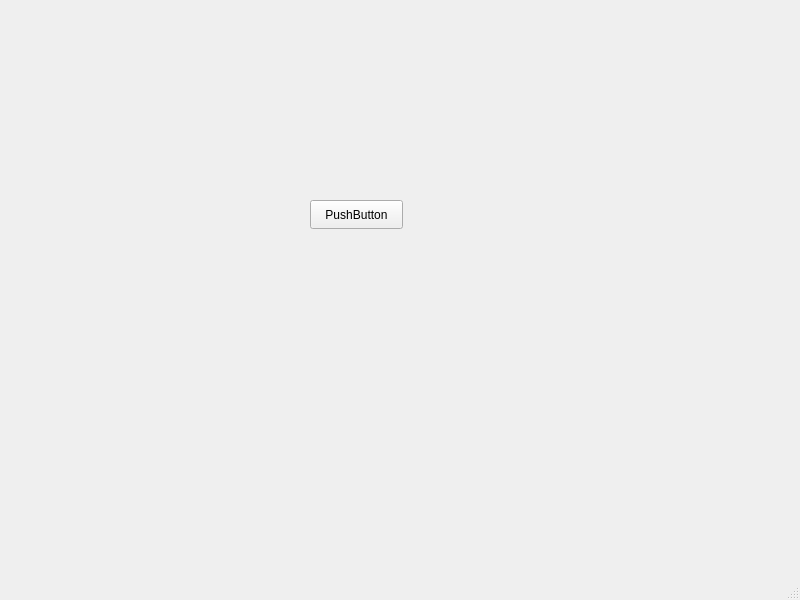
<?xml version="1.0" encoding="UTF-8"?>
<ui version="4.0">
 <class>MainWindow</class>
 <widget class="QMainWindow" name="MainWindow">
  <property name="geometry">
   <rect>
    <x>0</x>
    <y>0</y>
    <width>800</width>
    <height>600</height>
   </rect>
  </property>
  <property name="windowTitle">
   <string>qt6template</string>
  </property>
  <widget class="QWidget" name="centralwidget">
   <widget class="QPushButton" name="pushButton">
    <property name="geometry">
     <rect>
      <x>310</x>
      <y>200</y>
      <width>93</width>
      <height>29</height>
     </rect>
    </property>
    <property name="text">
     <string>PushButton</string>
    </property>
   </widget>
  </widget>
  <widget class="QMenuBar" name="menubar">
   <property name="geometry">
    <rect>
     <x>0</x>
     <y>0</y>
     <width>800</width>
     <height>26</height>
    </rect>
   </property>
  </widget>
  <widget class="QStatusBar" name="statusbar"/>
 </widget>
 <resources/>
 <connections/>
</ui>
